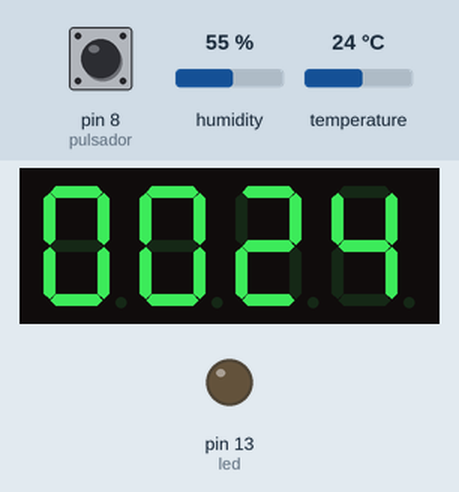
Recording of a sketch running on a simulated Arduino Uno, built with avr-gcc and run on an emulated ATmega328P. Parts: 4-digit seven-segment display, output pins drawn as LEDs (lit = HIGH). The test bench sets the inputs (shaded band); at power-on: pin 8 (pulsador) LOW, humidity 55 %, temperature 24 °C.

Above: at 2.8 s.
2.9 s: pin 8 (pulsador) pulled HIGH for 3.2 s
At 5.8 s:
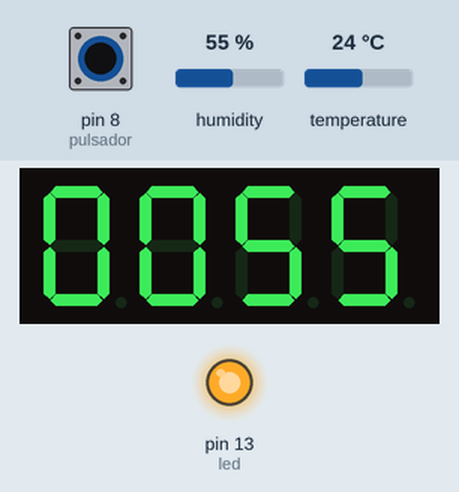
7.6 s: humidity set to 22 %
At 8.6 s:
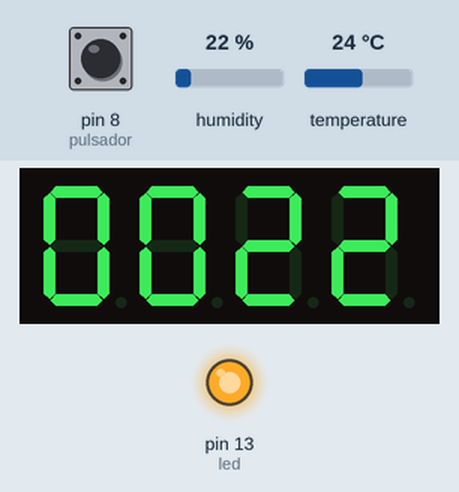
9.7 s: humidity set to 40 %
At 10.6 s:
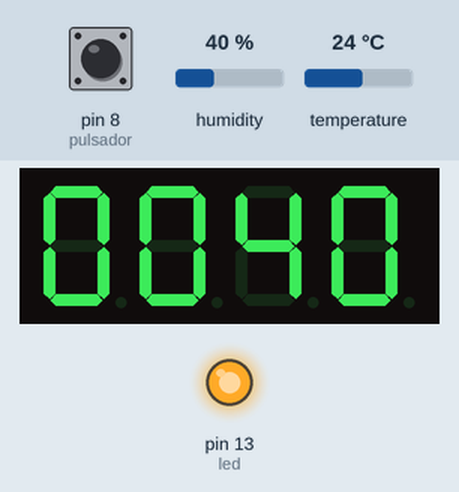
11.7 s: humidity set to 68 %
At 13.5 s:
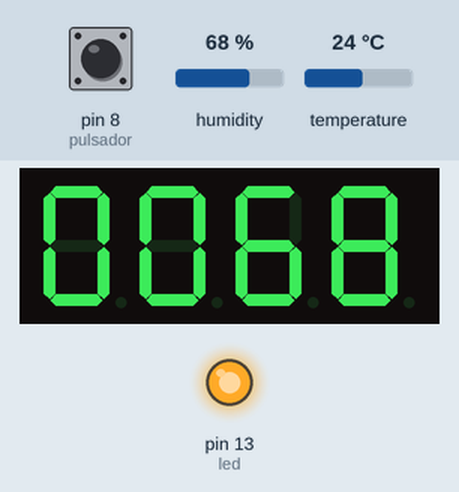
13.8 s: pin 8 (pulsador) pulled HIGH for 1.25 s
At 15.7 s:
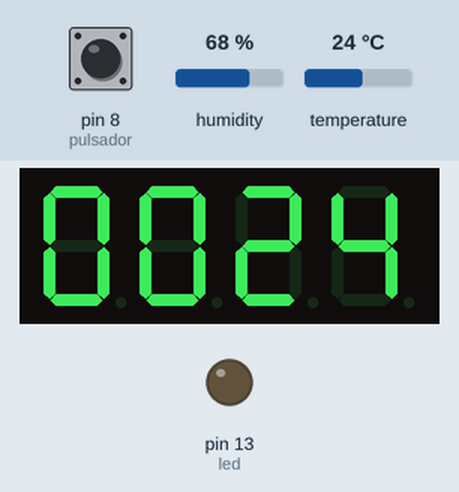
16.5 s: temperature set to 12 °C
At 19.6 s:
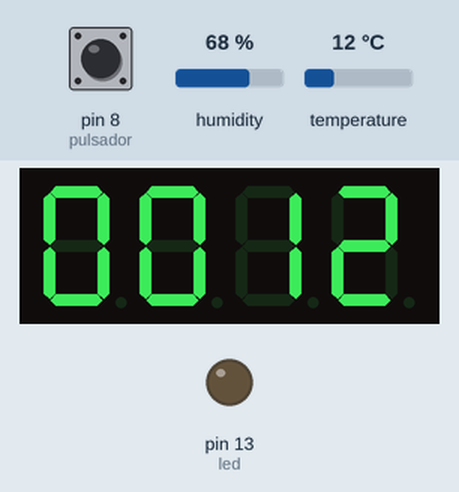
Timing chart, 0 to 20.9 s (numbered marks = the images above; inputs shaded):
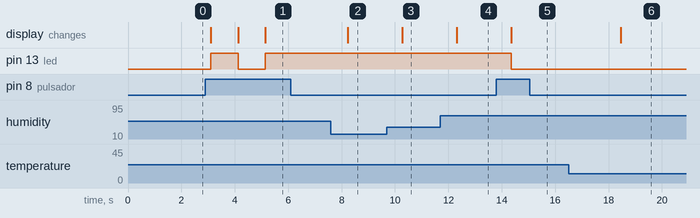

The sketch:

_PROYECTO_Temperatura-Display4Digits.ino
```cpp
// Daniel Seijas Iglesias <seijasdeveloper@gmail.com>

#include <TM1637.h>
#include "DHT.h"

#define CLK 3//pins definitions for TM1637 and can be changed to other ports
#define DIO 2

#define DHTTYPE DHT11   // DHT 11

TM1637 Display1(CLK,DIO);

const int DHTPin = 9;
DHT dht(DHTPin, DHTTYPE);

int8_t  Digits[] = {3,2,1,2} ;

int pulsador = 8;
bool state = true;   // t: temperature  .  f: humidity

int led = 13;

void setup() {

  Display1.set();
  Display1.init() ;

  dht.begin();

  pinMode(pulsador, INPUT);
  pinMode(led, OUTPUT);
}

void loop() {

  if ( digitalRead(pulsador) ){
    state = !state;
  }

  float h = dht.readHumidity();
  float t = dht.readTemperature();

  if (isnan(h) || isnan(t)) {
    return;
  }

  if (state) {
    CalculaDigitos(t);
    digitalWrite(led, LOW);
  } else {
    CalculaDigitos(h);
    digitalWrite(led, HIGH);
  }

  delay(1000);
}

void CalculaDigitos( int Num) {

  int8_t Digit0 = Num %10 ;
  int8_t Digit1 = (Num % 100) / 10 ;
  int8_t Digit2 = (Num % 1000) / 100 ;
  int8_t Digit3 = Num  / 1000  ;

  Digits[3] = Digit0 ;
  Digits[2] = Digit1 ;
  Digits[1] = Digit2 ;
  Digits[0] = Digit3 ;

  Display1.display(Digits);
}
```

Measured:
- after the input at 2.9 s, pin 13 (led): LOW → HIGH after 0.20 s, → LOW 1.0 s later, → HIGH 1.0 s later; the display: changes after 0.20 s (image 1)
- after the input at 7.6 s, the display: changes after 0.62 s (image 2)
- after the input at 9.7 s, the display: changes after 0.57 s (image 3)
- after the input at 11.7 s, the display: changes after 0.61 s (image 4)
- after the input at 13.8 s, pin 13 (led): HIGH → LOW after 0.56 s; the display: changes after 0.56 s (image 5)
- after the input at 16.5 s, the display: changes after 1.9 s (image 6)
